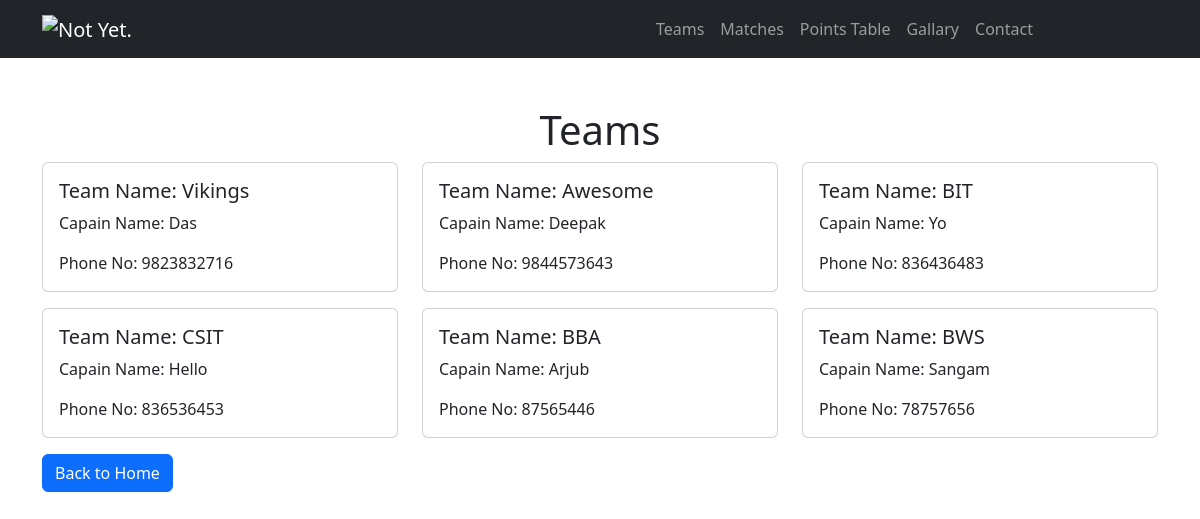
The page /teams/ on the database as committed earlier.
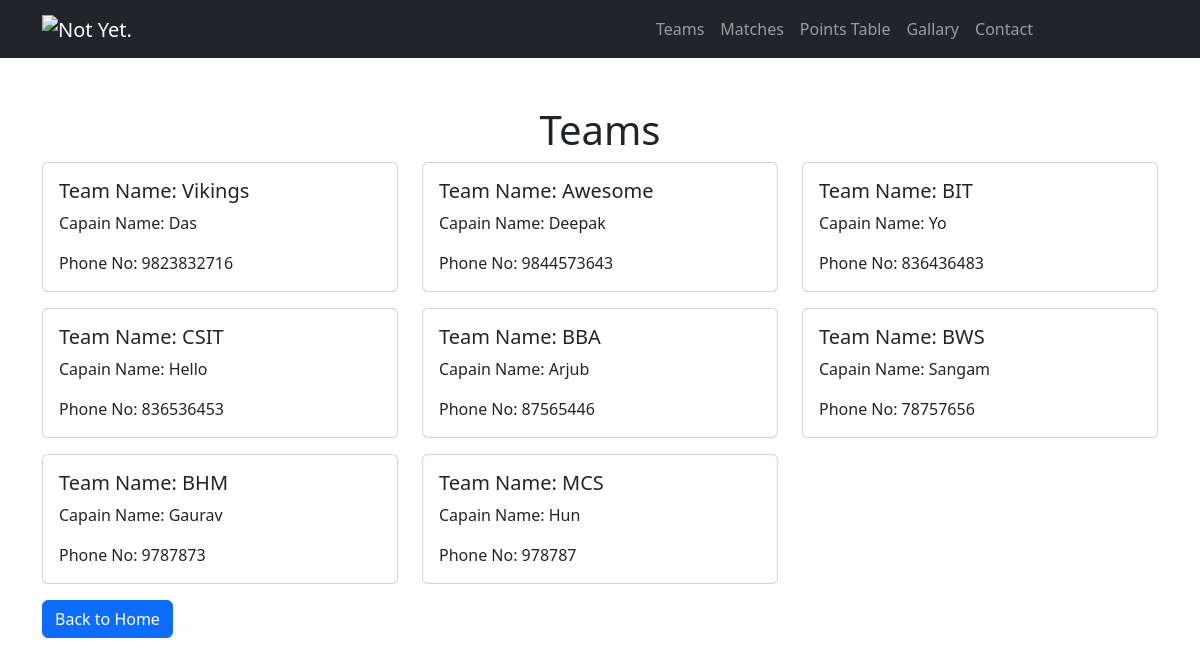
The same page on the database as committed later.
### tournaments/models.py (models this page shows, shortened)
class Team(models.Model):
    name = models.CharField(max_length=100)
    captain_name = models.CharField(max_length=100)
    captain_phone_number = models.CharField(max_length=15)
    points = models.IntegerField(default=0)

### tournaments/views.py (the view)
# urls.py: path('teams/', views.teams),
def teams(request):
    teams = Team.objects.all()
    return render(request, 'teams.html', {'teams': teams})

### tournaments/templates/teams.html
{% extends 'base.html' %}
{% block content %}
{% load static %}
<div class="container mt-5">
    <h1 class="text-center">Teams</h1>
    <div class="row">
        {% for team in teams %}
        <div class="col-md-4">
            <div class="card mb-3">
                <div class="card-body">
                    <h5 class="card-title">Team Name: {{ team.name | capfirst}}</h5>
                    <p class="card-text">Capain Name: {{ team.captain_name | capfirst}}</p>
                    <p class="card-text">Phone No: {{ team.captain_phone_number }}</p>
                </div>
            </div>
        </div>
        {% endfor %}
    </div>
    <a class="btn btn-primary" href="/">Back to Home</a>
</div>
{% endblock %}

### tournaments/templates/base.html (shortened to what this page needs)
{% load static %}
<!DOCTYPE html>
<html lang="en">
<head>
    <link rel="stylesheet" href="{% static 'style.css' %}">
    <link href="https://cdn.jsdelivr.net/npm/bootstrap@5.3.3/dist/css/bootstrap.min.css" rel="stylesheet">
</head>
<body>
    <nav class="navbar navbar-expand-lg navbar-dark bg-dark" style="position: sticky;">
        <div class="container">
            <a class="navbar-brand" href="/">
                <img src="{% static 'images/' %}" alt="Not Yet." width="80" height="60">
              </a>
            <div class="collapse navbar-collapse" style="margin-left: 500px;">
                <ul class="navbar-nav ml-auto">
                    <li class="nav-item"><a class="nav-link" href="/teams/">Teams</a></li>
                    <li class="nav-item"><a class="nav-link" href="/matches/">Matches</a></li>
                    <li class="nav-item"><a class="nav-link" href="/points_table/">Points Table</a></li>
                    <li class="nav-item"><a class="nav-link" href="/gallary/">Gallary</a></li>
                    <li class="nav-item"><a class="nav-link" href="/contact/">Contact</a></li>
                </ul>
            </div>
        </div>
    </nav>
    {% block content%}
    {% endblock %}
</body>
</html>

### tournaments/static/style.css (style rules this page uses)
.navbar { position: sticky !important; top: 0; z-index: 1020; }

Rows that differ between the two databases and show on the page:
added Team: name "BHM", captain_name "Gaurav", captain_phone_number "9787873"
added Team: name "MCS", captain_name "Hun", captain_phone_number "978787"
